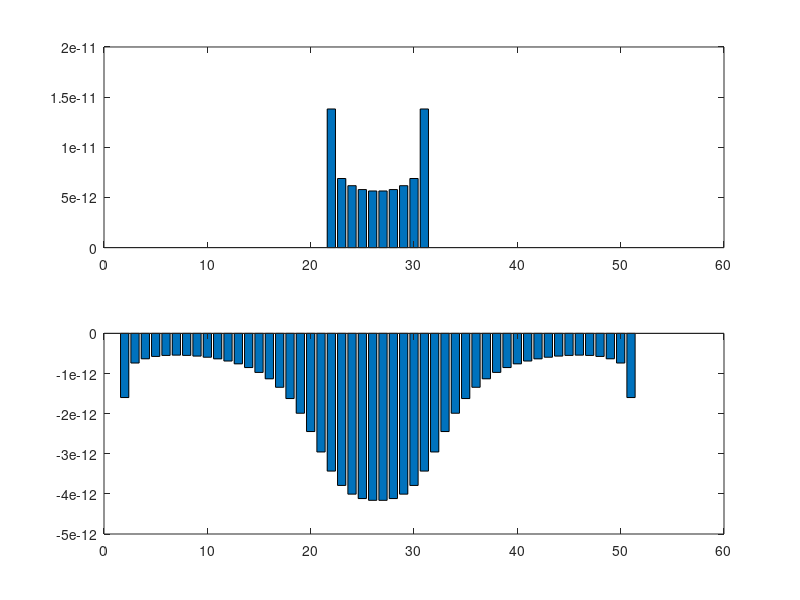

The MATLAB script that drew this image:
%% Capacity / Quasi-TEM Character Resistor Calculation Using MoM

clear

w1 = 2e-3;
w2 = 10e-3;
d = 0e-3;

eps_r = 1;
h = 0.79e-3;

mesh_step = min(w1, w2) / 10;


INT_STEP = 100;

%%%%%%%%%%%%%%%%%%%%%%%%%%%%%%%%%%%%%%%%


c0 = 3e8;
z0 = 120*pi;
mu_0 =  z0 / c0;
eps_0 = 1/(z0 * c0);

width_org = max(w1*0.5, w2*0.5 - d) + d + max(w1*0.5 - d, w2*0.5);
port.left = -width_org*0.5;
port.right = width_org*0.5;
port.mesh_left = 1;
port.mesh_right = round((port.right - port.left) / mesh_step);

strip1.left = width_org*0.5 - max(w1*0.5, w2*0.5 - d) - w1*0.5;
strip1.right = width_org*0.5 - max(w1*0.5, w2*0.5 - d) + w1*0.5;
strip1.mesh_left = 1 + round((strip1.left - port.left) / mesh_step);
strip1.mesh_right = round((strip1.right - port.left) / mesh_step);

strip2.left = -0.5*width_org + max(w1*0.5 - d, w2*0.5) - w2*0.5;
strip2.right = -0.5*width_org + max(w1*0.5 - d, w2*0.5) + w2*0.5;
strip2.mesh_left = 1 + round((strip2.left - port.left) / mesh_step);
strip2.mesh_right = round((strip2.right - port.left) / mesh_step);

mesh_1 = (strip1.mesh_right - strip1.mesh_left + 1);
mesh_2 = (strip2.mesh_right - strip2.mesh_left + 1);

mesh_num = mesh_1 + mesh_2;

%%%%%%%%%%

disp('Filling Matrix');

A = zeros(mesh_num, mesh_num);
eqn_counter = 1;

%%%%%%%%%%
%% Potential on the Conductor

%% Target : Strip1's Conductor
for i = strip1.mesh_left : strip1.mesh_right
	for j = strip1.mesh_left : strip1.mesh_right
		%% upper side
		if i == j
			%% upper side
			A(eqn_counter, (j - strip1.mesh_left + 1)) = mesh_step *(log(0.5*mesh_step) - 1);
		else
			a = mesh_step * (abs(j - i) - 0.5);
			b = mesh_step * (abs(j - i) + 0.5);
			X = linspace(a, b, INT_STEP);
			Y = log(X);
			A(eqn_counter, (j - strip1.mesh_left + 1)) = trapz(X, Y);
		end
	end

	for j = strip2.mesh_left : strip2.mesh_right
		a = mesh_step * (abs(j - i) - 0.5);
		b = mesh_step * (abs(j - i) + 0.5);
		X = linspace(a, b, INT_STEP);

		%% under side
		Y = log(sqrt(X.*X + h*h));
		A(eqn_counter, mesh_1 + j - strip2.mesh_left + 1) = trapz(X, Y);
	end
	eqn_counter = eqn_counter + 1;
end

%% Target : Strip2's Conductor
for i = strip2.mesh_left : strip2.mesh_right
	for j = strip2.mesh_left : strip2.mesh_right
		%% under side
		if i == j
			%% under side
			A(eqn_counter, mesh_1 + j - strip2.mesh_left + 1) = mesh_step *(log(0.5*mesh_step) - 1);
		else
			a = mesh_step * (abs(j - i) - 0.5);
			b = mesh_step * (abs(j - i) + 0.5);
			X = linspace(a, b, INT_STEP);
			Y = log(X);
			A(eqn_counter, mesh_1 + j - strip2.mesh_left + 1) = trapz(X, Y);
		end
	end

	for j = strip1.mesh_left : strip1.mesh_right
		a = mesh_step * (abs(j - i) - 0.5);
		b = mesh_step * (abs(j - i) + 0.5);
		X = linspace(a, b, INT_STEP);

		%% upper side
		Y = log(sqrt(X.*X + h*h));
		A(eqn_counter, j - strip1.mesh_left + 1) = trapz(X, Y);

	end
	eqn_counter = eqn_counter + 1;
end

A = -A ./ (2*pi*eps_0);

%%%%%%%%%%%%%%%%%%%%%%%%%%%%%%%%%%%%%%%%
%% equivalent Charge

disp('Inversing Matrix');

	%%  k1 * Potential1 + k2 *Potential2 = 0
	A1 = (A^-1);
	B = A1;

	i = [1 : strip1.mesh_right - strip1.mesh_left + 1];
	k1 = sum(sum(B(i, 1:mesh_1)));

	i = mesh_1 + [1 : strip2.mesh_right - strip2.mesh_left + 1];
	k2 = sum(sum(B(i, (mesh_1 + 1) : mesh_num)));

	if k1 == 0
		p2 = 0;
		p1 = 1;
	elseif k2 == 0
		p1 = 0;
		p2 = 1;
	else
		p1 = 1;
		p2 = -k1/k2;
	end

	potential = p2*ones(mesh_num, 1);
	potential(1 : mesh_1, 1) = p1;

%%%%%%%%%%%%%%%%%%%%%%%%%%%%%%%%%%%%%%%%

charge_free = A1 * potential * mesh_step;

Q(1) = sum( charge_free(1 : mesh_1));
Q(2) = sum( charge_free((mesh_1 + 1) : mesh_num));

C = (Q(1) - Q(2))*0.5 / (p1 - p2);

%%%%%%%%%%%%%%%%%%%%%%%%%%%%%%%%%%%%%%%%
%% Output

mesh_num
Q
percent_Q = sum(Q)/Q(1)
C

%%%%%%%%%%%%%%%%%%%%%%%%%%%%%%%%%%%%%%%%
%% plot

disp('Plotting');

figure;
title('free charge');

subplot(211);
bar([zeros(1, strip1.mesh_left) , charge_free(1:mesh_1)' , zeros(1, port.mesh_right - strip1.mesh_right)]);

subplot(212);
bar([zeros(1, strip2.mesh_left) , charge_free((mesh_1 + 1):mesh_num)' , zeros(1, port.mesh_right - strip2.mesh_right)]);
